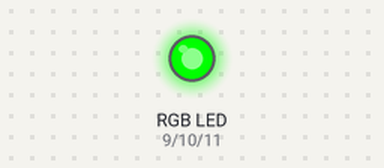
Bench run of a sketch on a simulated Arduino Uno, built with avr-gcc and run on an emulated ATmega328P. Parts: an RGB LED mixed from three pins (HIGH = lit).

Above: at 0.1 s.
At 7.1 s:
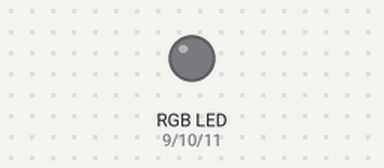
At 10.1 s:
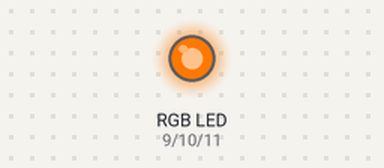
At 32.1 s:
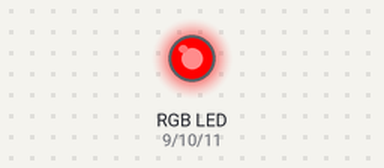
Timing chart, 0 to 33.6 s (numbered marks = the images above):
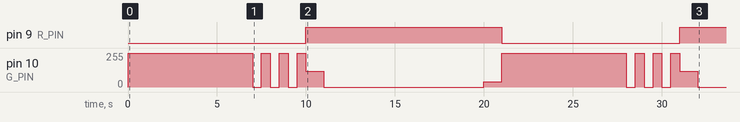

The sketch:

task09_rgb_traffic.ino
```cpp
// Задание 9: светофор на RGB-светодиоде (общий катод)
const int R_PIN = 9;
const int G_PIN = 10;
const int B_PIN = 11;
const int N = 10;

void setColor(int r, int g, int b) {
  analogWrite(R_PIN, r);
  analogWrite(G_PIN, g);
  analogWrite(B_PIN, b);
}

void setup() {
  pinMode(R_PIN, OUTPUT);
  pinMode(G_PIN, OUTPUT);
  pinMode(B_PIN, OUTPUT);
}

void loop() {
  setColor(0, 255, 0);                  // зелёный
  delay((N - 3) * 1000UL);

  for (int i = 0; i < 3; i++) {         // мигание зелёного
    setColor(0, 0, 0);   delay(500);
    setColor(0, 255, 0); delay(500);
  }

  setColor(255, 120, 0);                // жёлтый = красный + зелёный
  delay(1000);

  setColor(255, 0, 0);                  // красный
  delay((N - 1) * 1000UL);

  setColor(255, 40, 0);                 // оранжевый вместо "красный + жёлтый"
  delay(1000);
}
```

Measured:
- by itself, pin 9 (R_PIN): LOW → HIGH at 10.0 s, → LOW 11.0 s later, → HIGH 10.0 s later
- by itself, pin 10 (G_PIN): 0/255 → 255/255 at 0.00 s, → 0/255 7.0 s later, → 255/255 0.50 s later, → 0/255 0.50 s later, … (19 changes in this stretch)
